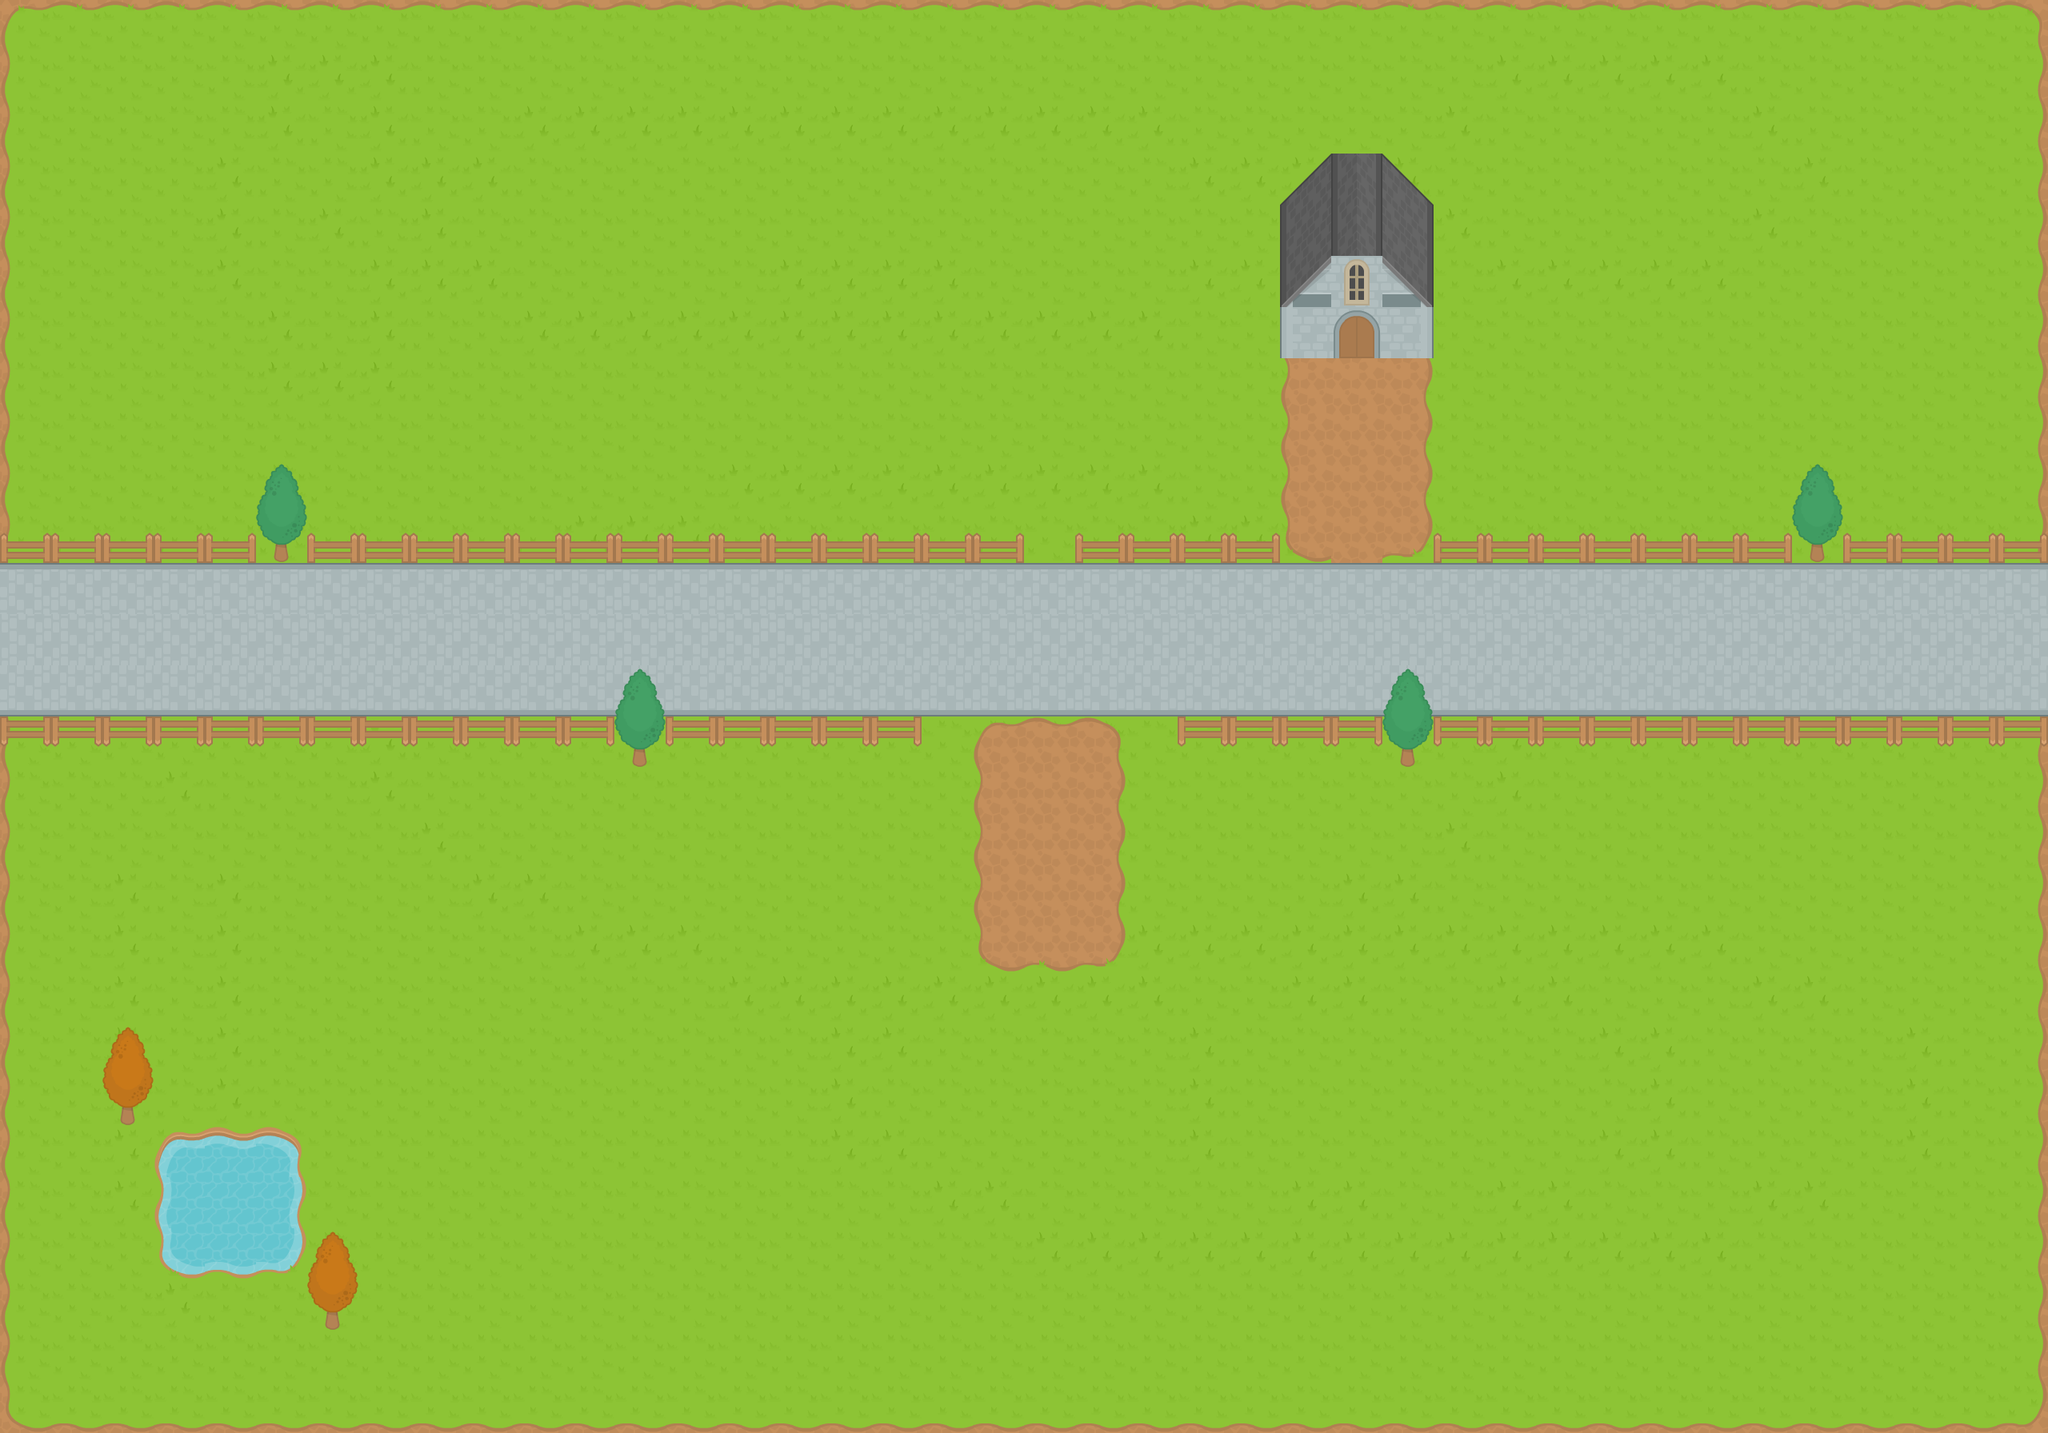

This is a level from a 2D game, rendered from its Tiled map with the project's own tilesets. A one-line summary and the map file follow, with tile-layer data summarised:
An orthogonal 40x28 tile map with 64x64 px tiles, 4 tile layers (Ground, Streets, & Water, Trees & Fences & Barrels, Houses 2, Houses) and 17 objects.

<map version="1.4" tiledversion="1.4.2" orientation="orthogonal" renderorder="right-down" width="40" height="28" tilewidth="64" tileheight="64" infinite="0" nextlayerid="10" nextobjectid="37">
 <tileset firstgid="1" name="RPG_Tiles" tilewidth="64" tileheight="64" tilecount="260" columns="20">
  <image source="rpgTiles.png" width="1280" height="832" />
 </tileset>
 <layer id="1" name="Ground, Streets, &amp; Water" width="40" height="28">
  <data>[1120 cells, 1120 non-empty, 31 distinct tile ids]</data>
 </layer>
 <layer id="2" name="Trees &amp; Fences &amp; Barrels" width="40" height="28">
  <data>[1120 cells, 88 non-empty, 11 distinct tile ids]</data>
 </layer>
 <layer id="4" name="Houses 2" width="40" height="28">
  <data>[1120 cells, 6 non-empty, 3 distinct tile ids]</data>
 </layer>
 <layer id="3" name="Houses" width="40" height="28">
  <data>[1120 cells, 12 non-empty, 11 distinct tile ids]</data>
 </layer>
 <objectgroup id="5" name="enemies">
  <object id="7" x="320" y="384" width="64" height="64">
   <properties>
    <property name="Type" value="Eye" />
   </properties>
  </object>
  <object id="13" x="896" y="1024" width="64" height="64">
   <properties>
    <property name="Type" value="Snake" />
   </properties>
  </object>
  <object id="14" x="128" y="1536" width="64" height="64">
   <properties>
    <property name="Type" value="Eye" />
   </properties>
  </object>
  <object id="16" x="2240" y="1536" width="64" height="64">
   <properties>
    <property name="Type" value="Eye" />
   </properties>
  </object>
  <object id="17" x="1984" y="256" width="64" height="64">
   <properties>
    <property name="Type" value="Snake" />
   </properties>
  </object>
  <object id="18" x="960" y="64" width="64" height="64">
   <properties>
    <property name="Type" value="Snake" />
   </properties>
  </object>
 </objectgroup>
 <objectgroup id="7" name="obstacles">
  <properties>
   <property name="Type" value="Tree" />
  </properties>
  <object id="19" x="384" y="1344" width="64" height="64">
   <properties>
    <property name="Type" value="Tree" />
   </properties>
  </object>
  <object id="20" x="1152" y="896" width="64" height="64">
   <properties>
    <property name="Type" value="Bush" />
   </properties>
  </object>
  <object id="21" x="1408" y="896" width="64" height="64">
   <properties>
    <property name="Type" value="Bush" />
   </properties>
  </object>
  <object id="22" x="1536" y="640" width="64" height="64">
   <properties>
    <property name="Type" value="Bush" />
   </properties>
  </object>
  <object id="24" x="1792" y="640" width="64" height="64">
   <properties>
    <property name="Type" value="Bush" />
   </properties>
  </object>
  <object id="26" x="1792" y="384" width="64" height="64">
   <properties>
    <property name="Type" value="Tree" />
   </properties>
  </object>
  <object id="27" x="2240" y="256" width="58.1554" height="70.58">
   <properties>
    <property name="Type" value="Tree" />
   </properties>
  </object>
  <object id="28" x="768" y="320" width="64" height="64">
   <properties>
    <property name="Type" value="Tree" />
   </properties>
  </object>
  <object id="29" x="383.779" y="127.646" width="64" height="64">
   <properties>
    <property name="Type" value="Tree" />
   </properties>
  </object>
  <object id="30" x="1984" y="1408" width="64" height="64">
   <properties>
    <property name="Type" value="Tree" />
   </properties>
  </object>
  <object id="31" x="1280" y="640" width="64" height="64">
   <properties>
    <property name="Type" value="Tree" />
   </properties>
  </object>
 </objectgroup>
</map>
